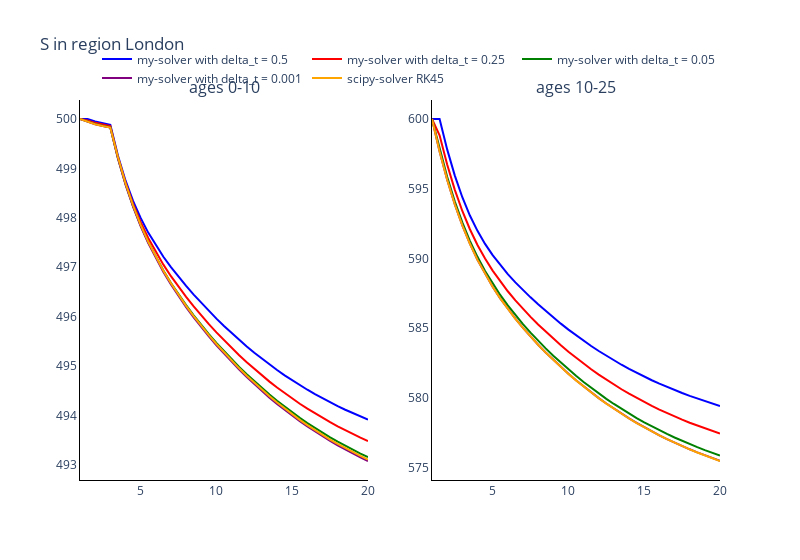
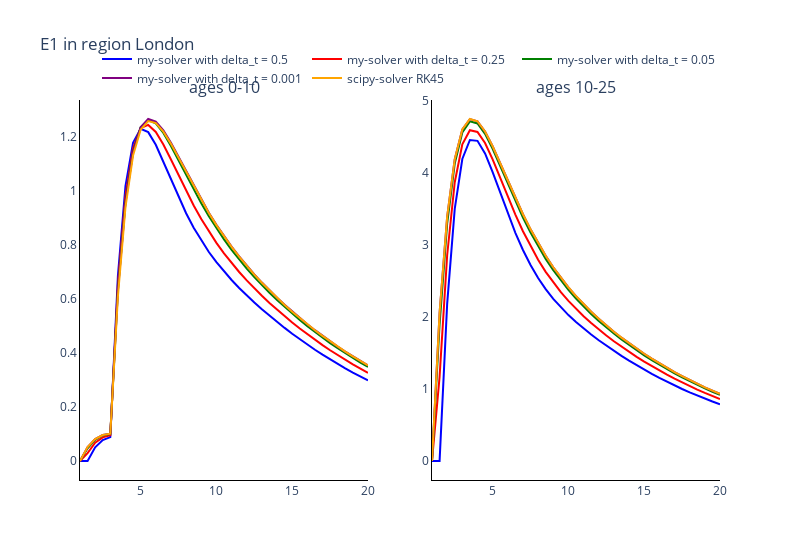
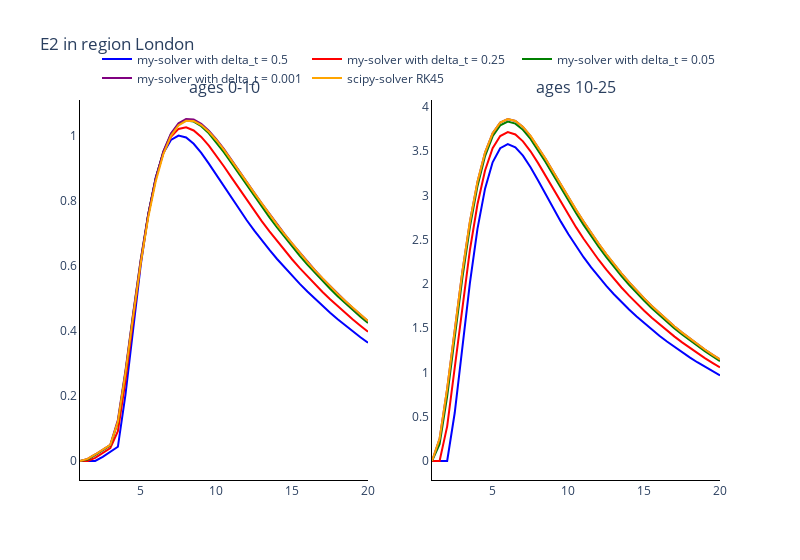
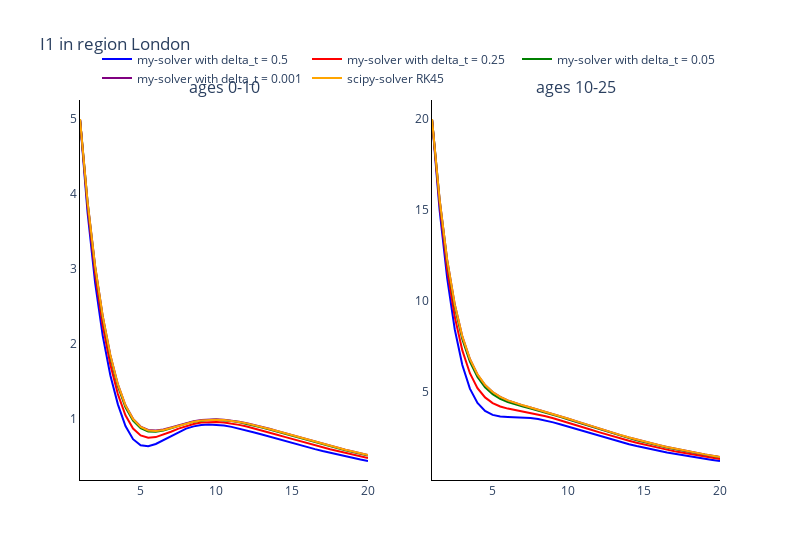

Notebook code for these charts, in order:
### Markdown cell above
### Plot the comparments of the two methods against each other

### Code cell
# Trace names - represent the solver used for the simulation
trace_name = ['my-solver with delta_t = {}'.format(ts) for ts in time_steps]
trace_name.append('scipy-solver {}'.format(scipy_method))

# Compartment list - type and age
comparments = []
for n in model.output_names():
    comparments.append('{} in region {}'.format(n, regions[parameters.regional_parameters.region_index-1]))

# Plot for each comparment
for c, comparment in enumerate(comparments):
    fig = go.Figure()
    fig = make_subplots(rows=int(np.ceil(len(age_groups)/2)), cols=2, subplot_titles=tuple('ages {}'.format(a) for a in age_groups))
    # Plot (line plot for each solver method for each age)
    for a, age in enumerate(age_groups):
        if a != 0:
            for o, out in enumerate(outputs):
                fig.add_trace(
                    go.Scatter(
                        y=out[:, c*len(age_groups)+a],
                        x=parameters.regional_parameters.times,
                        mode='lines',
                        name=trace_name[o],
                        line_color=colours[o],
                        showlegend=False
                    ),
                    row= int(np.floor(a / 2)) + 1,
                    col= a % 2 + 1
                )
        
        else:
            for o, out in enumerate(outputs):
                fig.add_trace(
                    go.Scatter(
                        y=out[:, c*len(age_groups)+a],
                        x=parameters.regional_parameters.times,
                        mode='lines',
                        name=trace_name[o],
                        line_color=colours[o]
                    ),
                    row= int(np.floor(a / 2)) + 1,
                    col= a % 2 + 1
                )

    # Add axis labels
    fig.update_layout(
        boxmode='group',
        title=comparment, 
        width=800,
        plot_bgcolor='white',
        xaxis=dict(linecolor='black'),
        yaxis=dict(linecolor='black'),
        xaxis2=dict(linecolor='black'),
        yaxis2=dict(linecolor='black'),
        xaxis3=dict(linecolor='black'),
        yaxis3=dict(linecolor='black'),
        xaxis4=dict(linecolor='black'),
        yaxis4=dict(linecolor='black'),
        xaxis5=dict(linecolor='black'),
        yaxis5=dict(linecolor='black'),
        xaxis6=dict(linecolor='black'),
        yaxis6=dict(linecolor='black'),
        xaxis7=dict(linecolor='black'),
        yaxis7=dict(linecolor='black'),
        xaxis8=dict(linecolor='black'),
        yaxis8=dict(linecolor='black'),
        legend=dict(
            orientation="h",
            yanchor="bottom",
            y=1.02,
            xanchor="right",
            x=1
        ))

    fig.show()

### Figure 1 — Plotly figure (JSON) as saved in the notebook; plotly's stock layout.template omitted (floating-point values rounded to 4 significant figures)
{"data": [{"line": {"color": "blue"}, "mode": "lines", "name": "my-solver with delta_t = 0.5", "type": "scatter", "x": [1, 1.5, 2, 2.5, 3, 3.5, 4, 4.5, 5, 5.5, 6, 6.5, 7, 7.5, 8, 8.5, 9, 9.5, 10, 10.5, 11, 11.5, 12, 12.5, 13, 13.5, 14, 14.5, 15, 15.5, 16, 16.5, 17, 17.5, 18, 18.5, 19, 19.5, 20], "xaxis": "x", "y": [500, 500, 499.9, 499.9, 499.9, 499.3, 498.8, 498.3, 498.0, 497.7, 497.4, 497.2, 497.0, 496.8, 496.6, 496.4, 496.3, 496.1, 496.0, 495.8, 495.7, 495.5, 495.4, 495.3, 495.1, 495.0, 494.9, 494.8, 494.7, 494.6, 494.5, 494.4, 494.3, 494.3, 494.2, 494.1, 494.0, 494.0, 493.9], "yaxis": "y"}, {"line": {"color": "red"}, "mode": "lines", "name": "my-solver with delta_t = 0.25", "type": "scatter", "x": [1, 1.5, 2, 2.5, 3, 3.5, 4, 4.5, 5, 5.5, 6, 6.5, 7, 7.5, 8, 8.5, 9, 9.5, 10, 10.5, 11, 11.5, 12, 12.5, 13, 13.5, 14, 14.5, 15, 15.5, 16, 16.5, 17, 17.5, 18, 18.5, 19, 19.5, 20], "xaxis": "x", "y": [500, 500.0, 499.9, 499.9, 499.9, 499.2, 498.7, 498.3, 497.9, 497.6, 497.3, 497.1, 496.8, 496.6, 496.4, 496.2, 496.0, 495.8, 495.7, 495.5, 495.4, 495.2, 495.1, 494.9, 494.8, 494.7, 494.6, 494.4, 494.3, 494.2, 494.1, 494.0, 493.9, 493.9, 493.8, 493.7, 493.6, 493.5, 493.5], "yaxis": "y"}, {"line": {"color": "green"}, "mode": "lines", "name": "my-solver with delta_t = 0.05", "type": "scatter", "x": [1, 1.5, 2, 2.5, 3, 3.5, 4, 4.5, 5, 5.5, 6, 6.5, 7, 7.5, 8, 8.5, 9, 9.5, 10, 10.5, 11, 11.5, 12, 12.5, 13, 13.5, 14, 14.5, 15, 15.5, 16, 16.5, 17, 17.5, 18, 18.5, 19, 19.5, 20], "xaxis": "x", "y": [500, 499.9, 499.9, 499.9, 499.8, 499.2, 498.7, 498.2, 497.8, 497.5, 497.2, 496.9, 496.7, 496.4, 496.2, 496.0, 495.8, 495.6, 495.5, 495.3, 495.1, 495.0, 494.8, 494.7, 494.6, 494.4, 494.3, 494.2, 494.1, 493.9, 493.8, 493.7, 493.6, 493.6, 493.5, 493.4, 493.3, 493.2, 493.2], "yaxis": "y"}, {"line": {"color": "purple"}, "mode": "lines", "name": "my-solver with delta_t = 0.001", "type": "scatter", "x": [1, 1.5, 2, 2.5, 3, 3.5, 4, 4.5, 5, 5.5, 6, 6.5, 7, 7.5, 8, 8.5, 9, 9.5, 10, 10.5, 11, 11.5, 12, 12.5, 13, 13.5, 14, 14.5, 15, 15.5, 16, 16.5, 17, 17.5, 18, 18.5, 19, 19.5, 20], "xaxis": "x", "y": [500, 499.9, 499.9, 499.9, 499.8, 499.2, 498.7, 498.2, 497.8, 497.5, 497.2, 496.9, 496.6, 496.4, 496.2, 496.0, 495.8, 495.6, 495.4, 495.2, 495.1, 494.9, 494.8, 494.6, 494.5, 494.4, 494.2, 494.1, 494.0, 493.9, 493.8, 493.7, 493.6, 493.5, 493.4, 493.3, 493.2, 493.1, 493.1], "yaxis": "y"}, {"line": {"color": "orange"}, "mode": "lines", "name": "scipy-solver RK45", "type": "scatter", "x": [1, 1.5, 2, 2.5, 3, 3.5, 4, 4.5, 5, 5.5, 6, 6.5, 7, 7.5, 8, 8.5, 9, 9.5, 10, 10.5, 11, 11.5, 12, 12.5, 13, 13.5, 14, 14.5, 15, 15.5, 16, 16.5, 17, 17.5, 18, 18.5, 19, 19.5, 20], "xaxis": "x", "y": [500, 499.9, 499.9, 499.9, 499.8, 499.2, 498.7, 498.2, 497.9, 497.5, 497.2, 496.9, 496.7, 496.4, 496.2, 496.0, 495.8, 495.6, 495.4, 495.3, 495.1, 495.0, 494.8, 494.7, 494.5, 494.4, 494.3, 494.1, 494.0, 493.9, 493.8, 493.7, 493.6, 493.5, 493.4, 493.3, 493.3, 493.2, 493.1], "yaxis": "y"}, {"line": {"color": "blue"}, "mode": "lines", "name": "my-solver with delta_t = 0.5", "showlegend": false, "type": "scatter", "x": [1, 1.5, 2, 2.5, 3, 3.5, 4, 4.5, 5, 5.5, 6, 6.5, 7, 7.5, 8, 8.5, 9, 9.5, 10, 10.5, 11, 11.5, 12, 12.5, 13, 13.5, 14, 14.5, 15, 15.5, 16, 16.5, 17, 17.5, 18, 18.5, 19, 19.5, 20], "xaxis": "x2", "y": [600, 600, 597.8, 596.0, 594.4, 593.1, 592.0, 591.0, 590.2, 589.5, 588.9, 588.3, 587.7, 587.2, 586.7, 586.2, 585.8, 585.3, 584.9, 584.5, 584.1, 583.7, 583.4, 583.0, 582.7, 582.4, 582.1, 581.8, 581.5, 581.3, 581.0, 580.8, 580.6, 580.3, 580.1, 580.0, 579.8, 579.6, 579.4], "yaxis": "y2"}, {"line": {"color": "red"}, "mode": "lines", "name": "my-solver with delta_t = 0.25", "showlegend": false, "type": "scatter", "x": [1, 1.5, 2, 2.5, 3, 3.5, 4, 4.5, 5, 5.5, 6, 6.5, 7, 7.5, 8, 8.5, 9, 9.5, 10, 10.5, 11, 11.5, 12, 12.5, 13, 13.5, 14, 14.5, 15, 15.5, 16, 16.5, 17, 17.5, 18, 18.5, 19, 19.5, 20], "xaxis": "x2", "y": [600, 598.8, 596.7, 594.9, 593.4, 592.1, 591.0, 590.0, 589.1, 588.4, 587.6, 587.0, 586.4, 585.8, 585.3, 584.7, 584.2, 583.8, 583.3, 582.9, 582.5, 582.1, 581.7, 581.3, 581.0, 580.6, 580.3, 580.0, 579.7, 579.4, 579.2, 578.9, 578.7, 578.4, 578.2, 578.0, 577.8, 577.6, 577.4], "yaxis": "y2"}, {"line": {"color": "green"}, "mode": "lines", "name": "my-solver with delta_t = 0.05", "showlegend": false, "type": "scatter", "x": [1, 1.5, 2, 2.5, 3, 3.5, 4, 4.5, 5, 5.5, 6, 6.5, 7, 7.5, 8, 8.5, 9, 9.5, 10, 10.5, 11, 11.5, 12, 12.5, 13, 13.5, 14, 14.5, 15, 15.5, 16, 16.5, 17, 17.5, 18, 18.5, 19, 19.5, 20], "xaxis": "x2", "y": [600, 597.9, 595.9, 594.1, 592.6, 591.3, 590.1, 589.1, 588.2, 587.4, 586.6, 585.9, 585.3, 584.7, 584.1, 583.5, 583.0, 582.5, 582.0, 581.6, 581.1, 580.7, 580.3, 579.9, 579.6, 579.2, 578.9, 578.6, 578.2, 578.0, 577.7, 577.4, 577.2, 576.9, 576.7, 576.5, 576.3, 576.1, 575.9], "yaxis": "y2"}, {"line": {"color": "purple"}, "mode": "lines", "name": "my-solver with delta_t = 0.001", "showlegend": false, "type": "scatter", "x": [1, 1.5, 2, 2.5, 3, 3.5, 4, 4.5, 5, 5.5, 6, 6.5, 7, 7.5, 8, 8.5, 9, 9.5, 10, 10.5, 11, 11.5, 12, 12.5, 13, 13.5, 14, 14.5, 15, 15.5, 16, 16.5, 17, 17.5, 18, 18.5, 19, 19.5, 20], "xaxis": "x2", "y": [600, 597.7, 595.6, 593.9, 592.4, 591.1, 589.9, 588.9, 588.0, 587.1, 586.4, 585.7, 585.0, 584.4, 583.8, 583.3, 582.7, 582.2, 581.7, 581.3, 580.8, 580.4, 580.0, 579.6, 579.2, 578.9, 578.5, 578.2, 577.9, 577.6, 577.3, 577.0, 576.8, 576.5, 576.3, 576.1, 575.9, 575.7, 575.5], "yaxis": "y2"}, {"line": {"color": "orange"}, "mode": "lines", "name": "scipy-solver RK45", "showlegend": false, "type": "scatter", "x": [1, 1.5, 2, 2.5, 3, 3.5, 4, 4.5, 5, 5.5, 6, 6.5, 7, 7.5, 8, 8.5, 9, 9.5, 10, 10.5, 11, 11.5, 12, 12.5, 13, 13.5, 14, 14.5, 15, 15.5, 16, 16.5, 17, 17.5, 18, 18.5, 19, 19.5, 20], "xaxis": "x2", "y": [600, 597.7, 595.6, 593.9, 592.4, 591.1, 589.9, 588.9, 588.0, 587.1, 586.4, 585.7, 585.0, 584.4, 583.8, 583.2, 582.7, 582.2, 581.7, 581.3, 580.8, 580.4, 580.0, 579.6, 579.2, 578.9, 578.5, 578.2, 577.9, 577.6, 577.3, 577.0, 576.8, 576.5, 576.3, 576.1, 575.9, 575.7, 575.5], "yaxis": "y2"}], "layout": {"annotations": [{"font": {"size": 16}, "showarrow": false, "text": "ages 0-10", "x": 0.225, "xanchor": "center", "xref": "paper", "y": 1, "yanchor": "bottom", "yref": "paper"}, {"font": {"size": 16}, "showarrow": false, "text": "ages 10-25", "x": 0.775, "xanchor": "center", "xref": "paper", "y": 1, "yanchor": "bottom", "yref": "paper"}], "boxmode": "group", "legend": {"orientation": "h", "x": 1, "xanchor": "right", "y": 1.02, "yanchor": "bottom"}, "plot_bgcolor": "white", "title": {"text": "S in region London"}, "width": 800, "xaxis": {"anchor": "y", "domain": [0, 0.45], "linecolor": "black"}, "xaxis2": {"anchor": "y2", "domain": [0.55, 1], "linecolor": "black"}, "xaxis3": {"linecolor": "black"}, "xaxis4": {"linecolor": "black"}, "xaxis5": {"linecolor": "black"}, "xaxis6": {"linecolor": "black"}, "xaxis7": {"linecolor": "black"}, "xaxis8": {"linecolor": "black"}, "yaxis": {"anchor": "x", "domain": [0, 1], "linecolor": "black"}, "yaxis2": {"anchor": "x2", "domain": [0, 1], "linecolor": "black"}, "yaxis3": {"linecolor": "black"}, "yaxis4": {"linecolor": "black"}, "yaxis5": {"linecolor": "black"}, "yaxis6": {"linecolor": "black"}, "yaxis7": {"linecolor": "black"}, "yaxis8": {"linecolor": "black"}}}

### Figure 2 — Plotly figure (JSON) as saved in the notebook; plotly's stock layout.template omitted (floating-point values rounded to 4 significant figures)
{"data": [{"line": {"color": "blue"}, "mode": "lines", "name": "my-solver with delta_t = 0.5", "type": "scatter", "x": [1, 1.5, 2, 2.5, 3, 3.5, 4, 4.5, 5, 5.5, 6, 6.5, 7, 7.5, 8, 8.5, 9, 9.5, 10, 10.5, 11, 11.5, 12, 12.5, 13, 13.5, 14, 14.5, 15, 15.5, 16, 16.5, 17, 17.5, 18, 18.5, 19, 19.5, 20], "xaxis": "x", "y": [0, 0, 0.05063, 0.0773, 0.08849, 0.6853, 1.018, 1.179, 1.23, 1.218, 1.171, 1.109, 1.042, 0.9775, 0.9178, 0.8642, 0.8166, 0.7742, 0.7363, 0.7019, 0.6704, 0.6411, 0.6135, 0.5873, 0.5622, 0.5382, 0.5151, 0.4929, 0.4715, 0.4509, 0.4311, 0.412, 0.3937, 0.3761, 0.3593, 0.3432, 0.3277, 0.3129, 0.2987], "yaxis": "y"}, {"line": {"color": "red"}, "mode": "lines", "name": "my-solver with delta_t = 0.25", "type": "scatter", "x": [1, 1.5, 2, 2.5, 3, 3.5, 4, 4.5, 5, 5.5, 6, 6.5, 7, 7.5, 8, 8.5, 9, 9.5, 10, 10.5, 11, 11.5, 12, 12.5, 13, 13.5, 14, 14.5, 15, 15.5, 16, 16.5, 17, 17.5, 18, 18.5, 19, 19.5, 20], "xaxis": "x", "y": [0, 0.02893, 0.06749, 0.08744, 0.09515, 0.6527, 0.9824, 1.158, 1.233, 1.245, 1.219, 1.172, 1.116, 1.058, 1.0, 0.9462, 0.8961, 0.85, 0.8078, 0.7691, 0.7334, 0.7001, 0.669, 0.6397, 0.6119, 0.5855, 0.5603, 0.5361, 0.5129, 0.4907, 0.4693, 0.4488, 0.4291, 0.4102, 0.3921, 0.3746, 0.358, 0.342, 0.3267], "yaxis": "y"}, {"line": {"color": "green"}, "mode": "lines", "name": "my-solver with delta_t = 0.05", "type": "scatter", "x": [1, 1.5, 2, 2.5, 3, 3.5, 4, 4.5, 5, 5.5, 6, 6.5, 7, 7.5, 8, 8.5, 9, 9.5, 10, 10.5, 11, 11.5, 12, 12.5, 13, 13.5, 14, 14.5, 15, 15.5, 16, 16.5, 17, 17.5, 18, 18.5, 19, 19.5, 20], "xaxis": "x", "y": [0, 0.04731, 0.07863, 0.09446, 0.09998, 0.6333, 0.9609, 1.146, 1.236, 1.263, 1.251, 1.215, 1.167, 1.113, 1.059, 1.005, 0.9543, 0.9065, 0.8621, 0.8207, 0.7823, 0.7465, 0.7129, 0.6812, 0.6513, 0.623, 0.596, 0.5702, 0.5455, 0.5219, 0.4993, 0.4776, 0.4568, 0.4368, 0.4177, 0.3993, 0.3816, 0.3647, 0.3485], "yaxis": "y"}, {"line": {"color": "purple"}, "mode": "lines", "name": "my-solver with delta_t = 0.001", "type": "scatter", "x": [1, 1.5, 2, 2.5, 3, 3.5, 4, 4.5, 5, 5.5, 6, 6.5, 7, 7.5, 8, 8.5, 9, 9.5, 10, 10.5, 11, 11.5, 12, 12.5, 13, 13.5, 14, 14.5, 15, 15.5, 16, 16.5, 17, 17.5, 18, 18.5, 19, 19.5, 20], "xaxis": "x", "y": [0, 0.05132, 0.0811, 0.09606, 0.1011, 0.6292, 0.9562, 1.144, 1.236, 1.267, 1.258, 1.225, 1.178, 1.126, 1.072, 1.019, 0.9678, 0.9198, 0.8749, 0.8331, 0.7941, 0.7576, 0.7235, 0.6913, 0.6609, 0.6321, 0.6046, 0.5785, 0.5535, 0.5295, 0.5066, 0.4846, 0.4635, 0.4433, 0.4239, 0.4052, 0.3874, 0.3703, 0.3539], "yaxis": "y"}, {"line": {"color": "orange"}, "mode": "lines", "name": "scipy-solver RK45", "type": "scatter", "x": [1, 1.5, 2, 2.5, 3, 3.5, 4, 4.5, 5, 5.5, 6, 6.5, 7, 7.5, 8, 8.5, 9, 9.5, 10, 10.5, 11, 11.5, 12, 12.5, 13, 13.5, 14, 14.5, 15, 15.5, 16, 16.5, 17, 17.5, 18, 18.5, 19, 19.5, 20], "xaxis": "x", "y": [0, 0.0514, 0.08116, 0.09609, 0.1013, 0.6087, 0.9403, 1.131, 1.227, 1.259, 1.252, 1.22, 1.175, 1.123, 1.07, 1.017, 0.9663, 0.9187, 0.8737, 0.8318, 0.7931, 0.7569, 0.7228, 0.6906, 0.6602, 0.6315, 0.6042, 0.5781, 0.5531, 0.5292, 0.5064, 0.4844, 0.4633, 0.4432, 0.4238, 0.4052, 0.3874, 0.3703, 0.3539], "yaxis": "y"}, {"line": {"color": "blue"}, "mode": "lines", "name": "my-solver with delta_t = 0.5", "showlegend": false, "type": "scatter", "x": [1, 1.5, 2, 2.5, 3, 3.5, 4, 4.5, 5, 5.5, 6, 6.5, 7, 7.5, 8, 8.5, 9, 9.5, 10, 10.5, 11, 11.5, 12, 12.5, 13, 13.5, 14, 14.5, 15, 15.5, 16, 16.5, 17, 17.5, 18, 18.5, 19, 19.5, 20], "xaxis": "x2", "y": [0, 0, 2.18, 3.497, 4.19, 4.455, 4.442, 4.267, 4.008, 3.719, 3.433, 3.166, 2.928, 2.72, 2.54, 2.385, 2.25, 2.131, 2.024, 1.928, 1.838, 1.755, 1.675, 1.6, 1.528, 1.459, 1.392, 1.329, 1.267, 1.209, 1.153, 1.099, 1.048, 0.999, 0.9524, 0.9078, 0.8654, 0.8249, 0.7863], "yaxis": "y2"}, {"line": {"color": "red"}, "mode": "lines", "name": "my-solver with delta_t = 0.25", "showlegend": false, "type": "scatter", "x": [1, 1.5, 2, 2.5, 3, 3.5, 4, 4.5, 5, 5.5, 6, 6.5, 7, 7.5, 8, 8.5, 9, 9.5, 10, 10.5, 11, 11.5, 12, 12.5, 13, 13.5, 14, 14.5, 15, 15.5, 16, 16.5, 17, 17.5, 18, 18.5, 19, 19.5, 20], "xaxis": "x2", "y": [0, 1.167, 2.855, 3.868, 4.395, 4.589, 4.566, 4.412, 4.186, 3.93, 3.669, 3.419, 3.188, 2.979, 2.792, 2.625, 2.476, 2.342, 2.221, 2.111, 2.009, 1.914, 1.825, 1.741, 1.662, 1.586, 1.514, 1.445, 1.379, 1.315, 1.255, 1.197, 1.142, 1.089, 1.039, 0.9909, 0.945, 0.9011, 0.8593], "yaxis": "y2"}, {"line": {"color": "green"}, "mode": "lines", "name": "my-solver with delta_t = 0.05", "showlegend": false, "type": "scatter", "x": [1, 1.5, 2, 2.5, 3, 3.5, 4, 4.5, 5, 5.5, 6, 6.5, 7, 7.5, 8, 8.5, 9, 9.5, 10, 10.5, 11, 11.5, 12, 12.5, 13, 13.5, 14, 14.5, 15, 15.5, 16, 16.5, 17, 17.5, 18, 18.5, 19, 19.5, 20], "xaxis": "x2", "y": [0, 1.896, 3.292, 4.127, 4.559, 4.713, 4.683, 4.539, 4.331, 4.093, 3.846, 3.606, 3.379, 3.169, 2.978, 2.804, 2.647, 2.504, 2.374, 2.254, 2.143, 2.04, 1.944, 1.853, 1.768, 1.687, 1.61, 1.536, 1.466, 1.399, 1.335, 1.274, 1.216, 1.16, 1.107, 1.056, 1.007, 0.9608, 0.9165], "yaxis": "y2"}, {"line": {"color": "purple"}, "mode": "lines", "name": "my-solver with delta_t = 0.001", "showlegend": false, "type": "scatter", "x": [1, 1.5, 2, 2.5, 3, 3.5, 4, 4.5, 5, 5.5, 6, 6.5, 7, 7.5, 8, 8.5, 9, 9.5, 10, 10.5, 11, 11.5, 12, 12.5, 13, 13.5, 14, 14.5, 15, 15.5, 16, 16.5, 17, 17.5, 18, 18.5, 19, 19.5, 20], "xaxis": "x2", "y": [0, 2.054, 3.389, 4.187, 4.599, 4.745, 4.713, 4.571, 4.367, 4.132, 3.888, 3.65, 3.424, 3.214, 3.022, 2.847, 2.688, 2.543, 2.41, 2.288, 2.176, 2.071, 1.973, 1.881, 1.794, 1.711, 1.633, 1.558, 1.487, 1.419, 1.355, 1.293, 1.233, 1.177, 1.123, 1.071, 1.022, 0.9752, 0.9304], "yaxis": "y2"}, {"line": {"color": "orange"}, "mode": "lines", "name": "scipy-solver RK45", "showlegend": false, "type": "scatter", "x": [1, 1.5, 2, 2.5, 3, 3.5, 4, 4.5, 5, 5.5, 6, 6.5, 7, 7.5, 8, 8.5, 9, 9.5, 10, 10.5, 11, 11.5, 12, 12.5, 13, 13.5, 14, 14.5, 15, 15.5, 16, 16.5, 17, 17.5, 18, 18.5, 19, 19.5, 20], "xaxis": "x2", "y": [0, 2.057, 3.391, 4.188, 4.6, 4.745, 4.714, 4.572, 4.367, 4.133, 3.889, 3.651, 3.424, 3.215, 3.023, 2.847, 2.688, 2.544, 2.411, 2.288, 2.176, 2.071, 1.973, 1.881, 1.794, 1.712, 1.633, 1.559, 1.488, 1.42, 1.355, 1.293, 1.234, 1.177, 1.123, 1.072, 1.023, 0.9756, 0.9307], "yaxis": "y2"}], "layout": {"annotations": [{"font": {"size": 16}, "showarrow": false, "text": "ages 0-10", "x": 0.225, "xanchor": "center", "xref": "paper", "y": 1, "yanchor": "bottom", "yref": "paper"}, {"font": {"size": 16}, "showarrow": false, "text": "ages 10-25", "x": 0.775, "xanchor": "center", "xref": "paper", "y": 1, "yanchor": "bottom", "yref": "paper"}], "boxmode": "group", "legend": {"orientation": "h", "x": 1, "xanchor": "right", "y": 1.02, "yanchor": "bottom"}, "plot_bgcolor": "white", "title": {"text": "E1 in region London"}, "width": 800, "xaxis": {"anchor": "y", "domain": [0, 0.45], "linecolor": "black"}, "xaxis2": {"anchor": "y2", "domain": [0.55, 1], "linecolor": "black"}, "xaxis3": {"linecolor": "black"}, "xaxis4": {"linecolor": "black"}, "xaxis5": {"linecolor": "black"}, "xaxis6": {"linecolor": "black"}, "xaxis7": {"linecolor": "black"}, "xaxis8": {"linecolor": "black"}, "yaxis": {"anchor": "x", "domain": [0, 1], "linecolor": "black"}, "yaxis2": {"anchor": "x2", "domain": [0, 1], "linecolor": "black"}, "yaxis3": {"linecolor": "black"}, "yaxis4": {"linecolor": "black"}, "yaxis5": {"linecolor": "black"}, "yaxis6": {"linecolor": "black"}, "yaxis7": {"linecolor": "black"}, "yaxis8": {"linecolor": "black"}}}

### Figure 3 — Plotly figure (JSON) as saved in the notebook; plotly's stock layout.template omitted (floating-point values rounded to 4 significant figures)
{"data": [{"line": {"color": "blue"}, "mode": "lines", "name": "my-solver with delta_t = 0.5", "type": "scatter", "x": [1, 1.5, 2, 2.5, 3, 3.5, 4, 4.5, 5, 5.5, 6, 6.5, 7, 7.5, 8, 8.5, 9, 9.5, 10, 10.5, 11, 11.5, 12, 12.5, 13, 13.5, 14, 14.5, 15, 15.5, 16, 16.5, 17, 17.5, 18, 18.5, 19, 19.5, 20], "xaxis": "x", "y": [0, 0, 0, 0.01266, 0.02882, 0.04374, 0.2041, 0.4077, 0.6005, 0.7579, 0.873, 0.9475, 0.9879, 1.001, 0.9954, 0.976, 0.9481, 0.9152, 0.88, 0.8441, 0.8085, 0.774, 0.7408, 0.7089, 0.6785, 0.6494, 0.6216, 0.595, 0.5695, 0.545, 0.5215, 0.4989, 0.4772, 0.4563, 0.4363, 0.417, 0.3986, 0.3808, 0.3638], "yaxis": "y"}, {"line": {"color": "red"}, "mode": "lines", "name": "my-solver with delta_t = 0.25", "type": "scatter", "x": [1, 1.5, 2, 2.5, 3, 3.5, 4, 4.5, 5, 5.5, 6, 6.5, 7, 7.5, 8, 8.5, 9, 9.5, 10, 10.5, 11, 11.5, 12, 12.5, 13, 13.5, 14, 14.5, 15, 15.5, 16, 16.5, 17, 17.5, 18, 18.5, 19, 19.5, 20], "xaxis": "x", "y": [0, 0, 0.009543, 0.02461, 0.03997, 0.092, 0.2469, 0.4322, 0.6083, 0.7563, 0.8696, 0.9488, 0.9978, 1.022, 1.027, 1.017, 0.9973, 0.9706, 0.9397, 0.9063, 0.8719, 0.8373, 0.8032, 0.7699, 0.7376, 0.7065, 0.6765, 0.6478, 0.6201, 0.5936, 0.5681, 0.5437, 0.5202, 0.4976, 0.476, 0.4552, 0.4353, 0.4162, 0.3978], "yaxis": "y"}, {"line": {"color": "green"}, "mode": "lines", "name": "my-solver with delta_t = 0.05", "type": "scatter", "x": [1, 1.5, 2, 2.5, 3, 3.5, 4, 4.5, 5, 5.5, 6, 6.5, 7, 7.5, 8, 8.5, 9, 9.5, 10, 10.5, 11, 11.5, 12, 12.5, 13, 13.5, 14, 14.5, 15, 15.5, 16, 16.5, 17, 17.5, 18, 18.5, 19, 19.5, 20], "xaxis": "x", "y": [0, 0.00483, 0.01798, 0.03344, 0.04783, 0.1202, 0.2726, 0.4483, 0.6153, 0.7578, 0.87, 0.9517, 1.006, 1.036, 1.048, 1.044, 1.03, 1.008, 0.9807, 0.9498, 0.9168, 0.8829, 0.8488, 0.815, 0.7819, 0.7497, 0.7185, 0.6883, 0.6593, 0.6313, 0.6045, 0.5786, 0.5538, 0.53, 0.5071, 0.4852, 0.4641, 0.4439, 0.4244], "yaxis": "y"}, {"line": {"color": "purple"}, "mode": "lines", "name": "my-solver with delta_t = 0.001", "type": "scatter", "x": [1, 1.5, 2, 2.5, 3, 3.5, 4, 4.5, 5, 5.5, 6, 6.5, 7, 7.5, 8, 8.5, 9, 9.5, 10, 10.5, 11, 11.5, 12, 12.5, 13, 13.5, 14, 14.5, 15, 15.5, 16, 16.5, 17, 17.5, 18, 18.5, 19, 19.5, 20], "xaxis": "x", "y": [0, 0.006363, 0.02006, 0.03551, 0.04963, 0.1261, 0.2781, 0.4518, 0.617, 0.7584, 0.8704, 0.9526, 1.008, 1.039, 1.052, 1.051, 1.038, 1.017, 0.99, 0.9596, 0.9271, 0.8934, 0.8594, 0.8256, 0.7924, 0.7599, 0.7285, 0.698, 0.6687, 0.6404, 0.6132, 0.5871, 0.562, 0.5378, 0.5147, 0.4924, 0.4711, 0.4506, 0.4309], "yaxis": "y"}, {"line": {"color": "orange"}, "mode": "lines", "name": "scipy-solver RK45", "type": "scatter", "x": [1, 1.5, 2, 2.5, 3, 3.5, 4, 4.5, 5, 5.5, 6, 6.5, 7, 7.5, 8, 8.5, 9, 9.5, 10, 10.5, 11, 11.5, 12, 12.5, 13, 13.5, 14, 14.5, 15, 15.5, 16, 16.5, 17, 17.5, 18, 18.5, 19, 19.5, 20], "xaxis": "x", "y": [0, 0.006395, 0.0201, 0.03555, 0.04967, 0.1211, 0.2701, 0.4426, 0.6071, 0.7491, 0.8613, 0.9445, 1.001, 1.033, 1.047, 1.046, 1.034, 1.013, 0.9871, 0.9574, 0.9251, 0.8917, 0.8579, 0.8243, 0.7912, 0.759, 0.7277, 0.6973, 0.668, 0.6397, 0.6126, 0.5866, 0.5616, 0.5375, 0.5144, 0.4921, 0.4708, 0.4504, 0.4307], "yaxis": "y"}, {"line": {"color": "blue"}, "mode": "lines", "name": "my-solver with delta_t = 0.5", "showlegend": false, "type": "scatter", "x": [1, 1.5, 2, 2.5, 3, 3.5, 4, 4.5, 5, 5.5, 6, 6.5, 7, 7.5, 8, 8.5, 9, 9.5, 10, 10.5, 11, 11.5, 12, 12.5, 13, 13.5, 14, 14.5, 15, 15.5, 16, 16.5, 17, 17.5, 18, 18.5, 19, 19.5, 20], "xaxis": "x2", "y": [0, 0, 0, 0.5449, 1.283, 2.01, 2.621, 3.076, 3.374, 3.533, 3.579, 3.543, 3.448, 3.318, 3.169, 3.012, 2.855, 2.704, 2.56, 2.426, 2.302, 2.186, 2.078, 1.977, 1.883, 1.794, 1.71, 1.631, 1.555, 1.483, 1.415, 1.349, 1.287, 1.227, 1.17, 1.116, 1.064, 1.014, 0.9668], "yaxis": "y2"}, {"line": {"color": "red"}, "mode": "lines", "name": "my-solver with delta_t = 0.25", "showlegend": false, "type": "scatter", "x": [1, 1.5, 2, 2.5, 3, 3.5, 4, 4.5, 5, 5.5, 6, 6.5, 7, 7.5, 8, 8.5, 9, 9.5, 10, 10.5, 11, 11.5, 12, 12.5, 13, 13.5, 14, 14.5, 15, 15.5, 16, 16.5, 17, 17.5, 18, 18.5, 19, 19.5, 20], "xaxis": "x2", "y": [0, 0, 0.3913, 1.041, 1.743, 2.381, 2.9, 3.282, 3.533, 3.671, 3.715, 3.688, 3.61, 3.498, 3.364, 3.219, 3.07, 2.923, 2.779, 2.641, 2.51, 2.387, 2.27, 2.161, 2.057, 1.96, 1.868, 1.78, 1.698, 1.619, 1.544, 1.473, 1.405, 1.34, 1.278, 1.219, 1.163, 1.109, 1.057], "yaxis": "y2"}, {"line": {"color": "green"}, "mode": "lines", "name": "my-solver with delta_t = 0.05", "showlegend": false, "type": "scatter", "x": [1, 1.5, 2, 2.5, 3, 3.5, 4, 4.5, 5, 5.5, 6, 6.5, 7, 7.5, 8, 8.5, 9, 9.5, 10, 10.5, 11, 11.5, 12, 12.5, 13, 13.5, 14, 14.5, 15, 15.5, 16, 16.5, 17, 17.5, 18, 18.5, 19, 19.5, 20], "xaxis": "x2", "y": [0, 0.1907, 0.7313, 1.401, 2.062, 2.641, 3.104, 3.444, 3.668, 3.791, 3.833, 3.81, 3.74, 3.637, 3.512, 3.374, 3.23, 3.084, 2.94, 2.801, 2.667, 2.539, 2.417, 2.301, 2.192, 2.089, 1.991, 1.898, 1.809, 1.725, 1.646, 1.57, 1.497, 1.428, 1.363, 1.3, 1.24, 1.183, 1.129], "yaxis": "y2"}, {"line": {"color": "purple"}, "mode": "lines", "name": "my-solver with delta_t = 0.001", "showlegend": false, "type": "scatter", "x": [1, 1.5, 2, 2.5, 3, 3.5, 4, 4.5, 5, 5.5, 6, 6.5, 7, 7.5, 8, 8.5, 9, 9.5, 10, 10.5, 11, 11.5, 12, 12.5, 13, 13.5, 14, 14.5, 15, 15.5, 16, 16.5, 17, 17.5, 18, 18.5, 19, 19.5, 20], "xaxis": "x2", "y": [0, 0.2509, 0.8148, 1.484, 2.136, 2.702, 3.153, 3.483, 3.701, 3.822, 3.862, 3.84, 3.772, 3.67, 3.547, 3.41, 3.267, 3.122, 2.978, 2.838, 2.704, 2.575, 2.452, 2.335, 2.224, 2.12, 2.02, 1.926, 1.836, 1.751, 1.67, 1.593, 1.52, 1.45, 1.383, 1.32, 1.259, 1.201, 1.146], "yaxis": "y2"}, {"line": {"color": "orange"}, "mode": "lines", "name": "scipy-solver RK45", "showlegend": false, "type": "scatter", "x": [1, 1.5, 2, 2.5, 3, 3.5, 4, 4.5, 5, 5.5, 6, 6.5, 7, 7.5, 8, 8.5, 9, 9.5, 10, 10.5, 11, 11.5, 12, 12.5, 13, 13.5, 14, 14.5, 15, 15.5, 16, 16.5, 17, 17.5, 18, 18.5, 19, 19.5, 20], "xaxis": "x2", "y": [0, 0.2522, 0.8164, 1.486, 2.137, 2.703, 3.153, 3.484, 3.702, 3.822, 3.863, 3.841, 3.773, 3.671, 3.548, 3.411, 3.268, 3.123, 2.979, 2.839, 2.705, 2.576, 2.453, 2.336, 2.225, 2.12, 2.021, 1.926, 1.837, 1.751, 1.67, 1.594, 1.52, 1.45, 1.384, 1.32, 1.259, 1.202, 1.146], "yaxis": "y2"}], "layout": {"annotations": [{"font": {"size": 16}, "showarrow": false, "text": "ages 0-10", "x": 0.225, "xanchor": "center", "xref": "paper", "y": 1, "yanchor": "bottom", "yref": "paper"}, {"font": {"size": 16}, "showarrow": false, "text": "ages 10-25", "x": 0.775, "xanchor": "center", "xref": "paper", "y": 1, "yanchor": "bottom", "yref": "paper"}], "boxmode": "group", "legend": {"orientation": "h", "x": 1, "xanchor": "right", "y": 1.02, "yanchor": "bottom"}, "plot_bgcolor": "white", "title": {"text": "E2 in region London"}, "width": 800, "xaxis": {"anchor": "y", "domain": [0, 0.45], "linecolor": "black"}, "xaxis2": {"anchor": "y2", "domain": [0.55, 1], "linecolor": "black"}, "xaxis3": {"linecolor": "black"}, "xaxis4": {"linecolor": "black"}, "xaxis5": {"linecolor": "black"}, "xaxis6": {"linecolor": "black"}, "xaxis7": {"linecolor": "black"}, "xaxis8": {"linecolor": "black"}, "yaxis": {"anchor": "x", "domain": [0, 1], "linecolor": "black"}, "yaxis2": {"anchor": "x2", "domain": [0, 1], "linecolor": "black"}, "yaxis3": {"linecolor": "black"}, "yaxis4": {"linecolor": "black"}, "yaxis5": {"linecolor": "black"}, "yaxis6": {"linecolor": "black"}, "yaxis7": {"linecolor": "black"}, "yaxis8": {"linecolor": "black"}}}

### Figure 4 — Plotly figure (JSON) as saved in the notebook; plotly's stock layout.template omitted (floating-point values rounded to 4 significant figures)
{"data": [{"line": {"color": "blue"}, "mode": "lines", "name": "my-solver with delta_t = 0.5", "type": "scatter", "x": [1, 1.5, 2, 2.5, 3, 3.5, 4, 4.5, 5, 5.5, 6, 6.5, 7, 7.5, 8, 8.5, 9, 9.5, 10, 10.5, 11, 11.5, 12, 12.5, 13, 13.5, 14, 14.5, 15, 15.5, 16, 16.5, 17, 17.5, 18, 18.5, 19, 19.5, 20], "xaxis": "x", "y": [5, 3.75, 2.812, 2.109, 1.585, 1.196, 0.908, 0.732, 0.651, 0.6383, 0.6682, 0.7194, 0.7764, 0.8293, 0.8723, 0.9031, 0.9213, 0.928, 0.9248, 0.9136, 0.8962, 0.8743, 0.8492, 0.8221, 0.7938, 0.765, 0.7361, 0.7075, 0.6794, 0.6519, 0.6252, 0.5992, 0.5742, 0.5499, 0.5265, 0.5039, 0.4822, 0.4613, 0.4412], "yaxis": "y"}, {"line": {"color": "red"}, "mode": "lines", "name": "my-solver with delta_t = 0.25", "type": "scatter", "x": [1, 1.5, 2, 2.5, 3, 3.5, 4, 4.5, 5, 5.5, 6, 6.5, 7, 7.5, 8, 8.5, 9, 9.5, 10, 10.5, 11, 11.5, 12, 12.5, 13, 13.5, 14, 14.5, 15, 15.5, 16, 16.5, 17, 17.5, 18, 18.5, 19, 19.5, 20], "xaxis": "x", "y": [5, 3.828, 2.931, 2.247, 1.727, 1.333, 1.051, 0.8739, 0.7817, 0.7508, 0.7597, 0.7909, 0.8314, 0.8723, 0.9079, 0.9353, 0.9534, 0.9621, 0.9622, 0.9549, 0.9413, 0.9229, 0.9007, 0.8757, 0.8489, 0.8208, 0.7922, 0.7632, 0.7344, 0.706, 0.678, 0.6507, 0.6241, 0.5984, 0.5734, 0.5493, 0.526, 0.5035, 0.4819], "yaxis": "y"}, {"line": {"color": "green"}, "mode": "lines", "name": "my-solver with delta_t = 0.05", "type": "scatter", "x": [1, 1.5, 2, 2.5, 3, 3.5, 4, 4.5, 5, 5.5, 6, 6.5, 7, 7.5, 8, 8.5, 9, 9.5, 10, 10.5, 11, 11.5, 12, 12.5, 13, 13.5, 14, 14.5, 15, 15.5, 16, 16.5, 17, 17.5, 18, 18.5, 19, 19.5, 20], "xaxis": "x", "y": [5, 3.882, 3.016, 2.347, 1.831, 1.438, 1.158, 0.9786, 0.8779, 0.8347, 0.8299, 0.848, 0.8774, 0.9097, 0.9395, 0.9636, 0.9804, 0.9893, 0.9907, 0.9853, 0.9739, 0.9576, 0.9373, 0.9139, 0.8883, 0.8611, 0.8329, 0.8041, 0.7751, 0.7463, 0.7177, 0.6896, 0.6622, 0.6354, 0.6094, 0.5842, 0.5598, 0.5363, 0.5135], "yaxis": "y"}, {"line": {"color": "purple"}, "mode": "lines", "name": "my-solver with delta_t = 0.001", "type": "scatter", "x": [1, 1.5, 2, 2.5, 3, 3.5, 4, 4.5, 5, 5.5, 6, 6.5, 7, 7.5, 8, 8.5, 9, 9.5, 10, 10.5, 11, 11.5, 12, 12.5, 13, 13.5, 14, 14.5, 15, 15.5, 16, 16.5, 17, 17.5, 18, 18.5, 19, 19.5, 20], "xaxis": "x", "y": [5, 3.894, 3.036, 2.37, 1.855, 1.463, 1.184, 1.003, 0.9005, 0.8545, 0.8467, 0.8619, 0.8888, 0.9191, 0.9475, 0.9708, 0.9871, 0.996, 0.9976, 0.9925, 0.9815, 0.9656, 0.9457, 0.9227, 0.8974, 0.8704, 0.8423, 0.8136, 0.7847, 0.7557, 0.7271, 0.6989, 0.6712, 0.6443, 0.618, 0.5926, 0.568, 0.5441, 0.5212], "yaxis": "y"}, {"line": {"color": "orange"}, "mode": "lines", "name": "scipy-solver RK45", "type": "scatter", "x": [1, 1.5, 2, 2.5, 3, 3.5, 4, 4.5, 5, 5.5, 6, 6.5, 7, 7.5, 8, 8.5, 9, 9.5, 10, 10.5, 11, 11.5, 12, 12.5, 13, 13.5, 14, 14.5, 15, 15.5, 16, 16.5, 17, 17.5, 18, 18.5, 19, 19.5, 20], "xaxis": "x", "y": [5, 3.895, 3.036, 2.371, 1.856, 1.462, 1.182, 1.0, 0.8963, 0.8489, 0.8405, 0.8551, 0.8816, 0.9121, 0.9407, 0.9643, 0.9809, 0.9902, 0.9925, 0.9881, 0.9775, 0.9619, 0.9425, 0.9202, 0.8953, 0.8685, 0.8406, 0.8121, 0.7834, 0.7547, 0.7261, 0.698, 0.6705, 0.6436, 0.6174, 0.592, 0.5674, 0.5437, 0.5208], "yaxis": "y"}, {"line": {"color": "blue"}, "mode": "lines", "name": "my-solver with delta_t = 0.5", "showlegend": false, "type": "scatter", "x": [1, 1.5, 2, 2.5, 3, 3.5, 4, 4.5, 5, 5.5, 6, 6.5, 7, 7.5, 8, 8.5, 9, 9.5, 10, 10.5, 11, 11.5, 12, 12.5, 13, 13.5, 14, 14.5, 15, 15.5, 16, 16.5, 17, 17.5, 18, 18.5, 19, 19.5, 20], "xaxis": "x2", "y": [20, 15, 11.25, 8.438, 6.464, 5.169, 4.379, 3.94, 3.724, 3.636, 3.61, 3.603, 3.588, 3.553, 3.494, 3.413, 3.313, 3.198, 3.074, 2.946, 2.816, 2.687, 2.562, 2.441, 2.325, 2.215, 2.11, 2.01, 1.915, 1.825, 1.74, 1.658, 1.581, 1.508, 1.437, 1.371, 1.307, 1.246, 1.188], "yaxis": "y2"}, {"line": {"color": "red"}, "mode": "lines", "name": "my-solver with delta_t = 0.25", "showlegend": false, "type": "scatter", "x": [1, 1.5, 2, 2.5, 3, 3.5, 4, 4.5, 5, 5.5, 6, 6.5, 7, 7.5, 8, 8.5, 9, 9.5, 10, 10.5, 11, 11.5, 12, 12.5, 13, 13.5, 14, 14.5, 15, 15.5, 16, 16.5, 17, 17.5, 18, 18.5, 19, 19.5, 20], "xaxis": "x2", "y": [20, 15.31, 11.74, 9.12, 7.271, 6.017, 5.199, 4.686, 4.375, 4.188, 4.071, 3.986, 3.912, 3.835, 3.748, 3.649, 3.539, 3.42, 3.294, 3.165, 3.034, 2.903, 2.775, 2.65, 2.529, 2.412, 2.3, 2.193, 2.091, 1.994, 1.901, 1.813, 1.729, 1.649, 1.572, 1.5, 1.43, 1.364, 1.301], "yaxis": "y2"}, {"line": {"color": "green"}, "mode": "lines", "name": "my-solver with delta_t = 0.05", "showlegend": false, "type": "scatter", "x": [1, 1.5, 2, 2.5, 3, 3.5, 4, 4.5, 5, 5.5, 6, 6.5, 7, 7.5, 8, 8.5, 9, 9.5, 10, 10.5, 11, 11.5, 12, 12.5, 13, 13.5, 14, 14.5, 15, 15.5, 16, 16.5, 17, 17.5, 18, 18.5, 19, 19.5, 20], "xaxis": "x2", "y": [20, 15.54, 12.16, 9.672, 7.893, 6.651, 5.806, 5.239, 4.863, 4.611, 4.433, 4.297, 4.182, 4.073, 3.962, 3.847, 3.726, 3.6, 3.469, 3.336, 3.202, 3.069, 2.937, 2.809, 2.684, 2.563, 2.446, 2.334, 2.227, 2.125, 2.027, 1.934, 1.845, 1.76, 1.679, 1.601, 1.528, 1.457, 1.39], "yaxis": "y2"}, {"line": {"color": "purple"}, "mode": "lines", "name": "my-solver with delta_t = 0.001", "showlegend": false, "type": "scatter", "x": [1, 1.5, 2, 2.5, 3, 3.5, 4, 4.5, 5, 5.5, 6, 6.5, 7, 7.5, 8, 8.5, 9, 9.5, 10, 10.5, 11, 11.5, 12, 12.5, 13, 13.5, 14, 14.5, 15, 15.5, 16, 16.5, 17, 17.5, 18, 18.5, 19, 19.5, 20], "xaxis": "x2", "y": [20, 15.6, 12.26, 9.806, 8.041, 6.801, 5.948, 5.37, 4.98, 4.712, 4.521, 4.374, 4.249, 4.132, 4.016, 3.897, 3.773, 3.644, 3.512, 3.378, 3.243, 3.109, 2.976, 2.847, 2.721, 2.599, 2.481, 2.368, 2.26, 2.156, 2.057, 1.963, 1.872, 1.786, 1.704, 1.626, 1.551, 1.48, 1.412], "yaxis": "y2"}, {"line": {"color": "orange"}, "mode": "lines", "name": "scipy-solver RK45", "showlegend": false, "type": "scatter", "x": [1, 1.5, 2, 2.5, 3, 3.5, 4, 4.5, 5, 5.5, 6, 6.5, 7, 7.5, 8, 8.5, 9, 9.5, 10, 10.5, 11, 11.5, 12, 12.5, 13, 13.5, 14, 14.5, 15, 15.5, 16, 16.5, 17, 17.5, 18, 18.5, 19, 19.5, 20], "xaxis": "x2", "y": [20, 15.6, 12.26, 9.808, 8.044, 6.804, 5.951, 5.373, 4.982, 4.714, 4.523, 4.375, 4.25, 4.133, 4.017, 3.898, 3.773, 3.645, 3.513, 3.379, 3.244, 3.109, 2.977, 2.848, 2.722, 2.6, 2.482, 2.369, 2.261, 2.157, 2.058, 1.963, 1.873, 1.787, 1.705, 1.626, 1.551, 1.48, 1.412], "yaxis": "y2"}], "layout": {"annotations": [{"font": {"size": 16}, "showarrow": false, "text": "ages 0-10", "x": 0.225, "xanchor": "center", "xref": "paper", "y": 1, "yanchor": "bottom", "yref": "paper"}, {"font": {"size": 16}, "showarrow": false, "text": "ages 10-25", "x": 0.775, "xanchor": "center", "xref": "paper", "y": 1, "yanchor": "bottom", "yref": "paper"}], "boxmode": "group", "legend": {"orientation": "h", "x": 1, "xanchor": "right", "y": 1.02, "yanchor": "bottom"}, "plot_bgcolor": "white", "title": {"text": "I1 in region London"}, "width": 800, "xaxis": {"anchor": "y", "domain": [0, 0.45], "linecolor": "black"}, "xaxis2": {"anchor": "y2", "domain": [0.55, 1], "linecolor": "black"}, "xaxis3": {"linecolor": "black"}, "xaxis4": {"linecolor": "black"}, "xaxis5": {"linecolor": "black"}, "xaxis6": {"linecolor": "black"}, "xaxis7": {"linecolor": "black"}, "xaxis8": {"linecolor": "black"}, "yaxis": {"anchor": "x", "domain": [0, 1], "linecolor": "black"}, "yaxis2": {"anchor": "x2", "domain": [0, 1], "linecolor": "black"}, "yaxis3": {"linecolor": "black"}, "yaxis4": {"linecolor": "black"}, "yaxis5": {"linecolor": "black"}, "yaxis6": {"linecolor": "black"}, "yaxis7": {"linecolor": "black"}, "yaxis8": {"linecolor": "black"}}}
